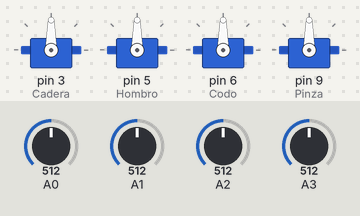
Recording of a sketch running on a simulated Arduino Uno, built with avr-gcc and run on an emulated ATmega328P. Parts: 4 × servo. Inputs (shaded band) come from the test bench; at power-on: A0 = 512, A1 = 512, A2 = 512, A3 = 512.

Above: at 1.2 s.
1.3 s: A0 set to 716
At 1.7 s:
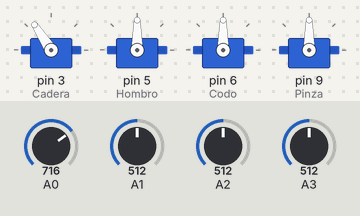
2.8 s: A1 set to 716
At 3.5 s:
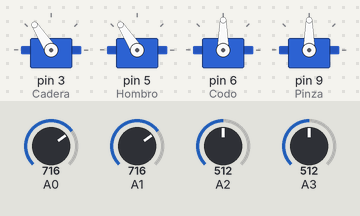
4.3 s: A2 set to 716
At 4.9 s:
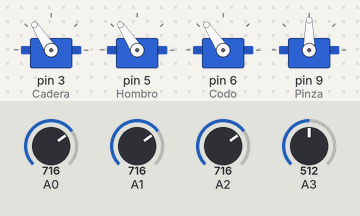
5.8 s: A3 set to 716
At 6.3 s:
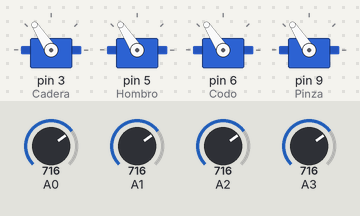
7.3 s: A0 set to 992
At 8.1 s:
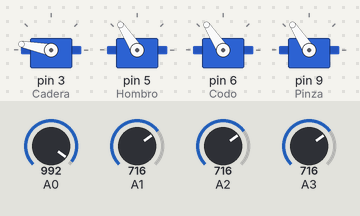
8.8 s: A1 set to 992
At 9.5 s:
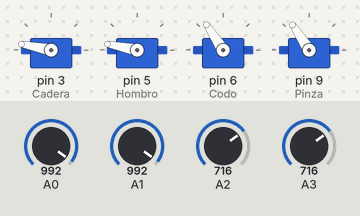
Timing chart, 0 to 11.3 s (numbered marks = the images above; inputs shaded):
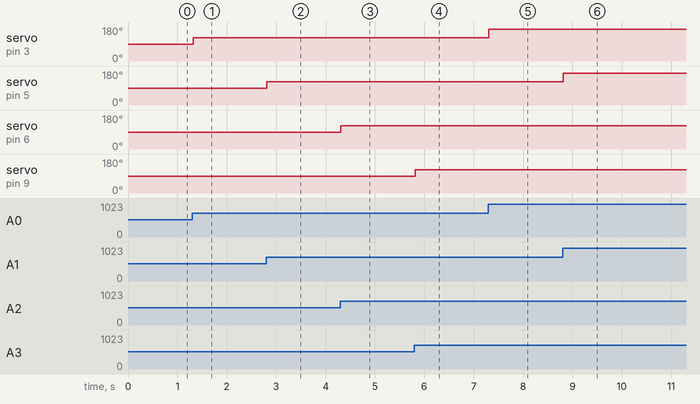

Measured:
- after the input at 1.3 s, servo on pin 3 (Cadera): 90° → 123° at once
- after the input at 2.8 s, servo on pin 5 (Hombro): 90° → 123° at once
- after the input at 4.3 s, servo on pin 6 (Codo): 90° → 123° at once
- after the input at 5.8 s, servo on pin 9 (Pinza): 90° → 123° at once
- after the input at 7.3 s, servo on pin 3 (Cadera): 123° → 169° at once
- after the input at 8.8 s, servo on pin 5 (Hombro): 123° → 169° at once

The sketch:

JetzArm-potenciometrosz.ino
```cpp
//Control de JetzArm con potenciometros.
//Black Gayo 2017

#include <Servo.h>
Servo Cadera;
Servo Hombro;
Servo Codo;
Servo Pinza;
int senal1,senal2,senal3,senal4;

void setup(){
Cadera.attach(3);
Hombro.attach(5);
Codo.attach(6);
Pinza.attach(9);

}

void loop() {
lectura();
Cadera.write(senal1);
Hombro.write(senal2);
Codo.write(senal3);
Pinza.write(senal4);

delay(20);
}


void lectura(){
  //Lectura de potenciometro 1
  senal1=analogRead(A0);
  senal1=map(senal1,0,1023,5,175);
  //Lectura de potenciometro 2
  senal2=analogRead(A1);
  senal2=map(senal2,0,1023,5,175);
  //Lectura de potenciometro 3
  senal3=analogRead(A2);
  senal3=map(senal3,0,1023,5,175);
  //Lectura de potenciometro 4
  senal4=analogRead(A3);
  senal4=map(senal4,0,1023,5,175);

  }
```
